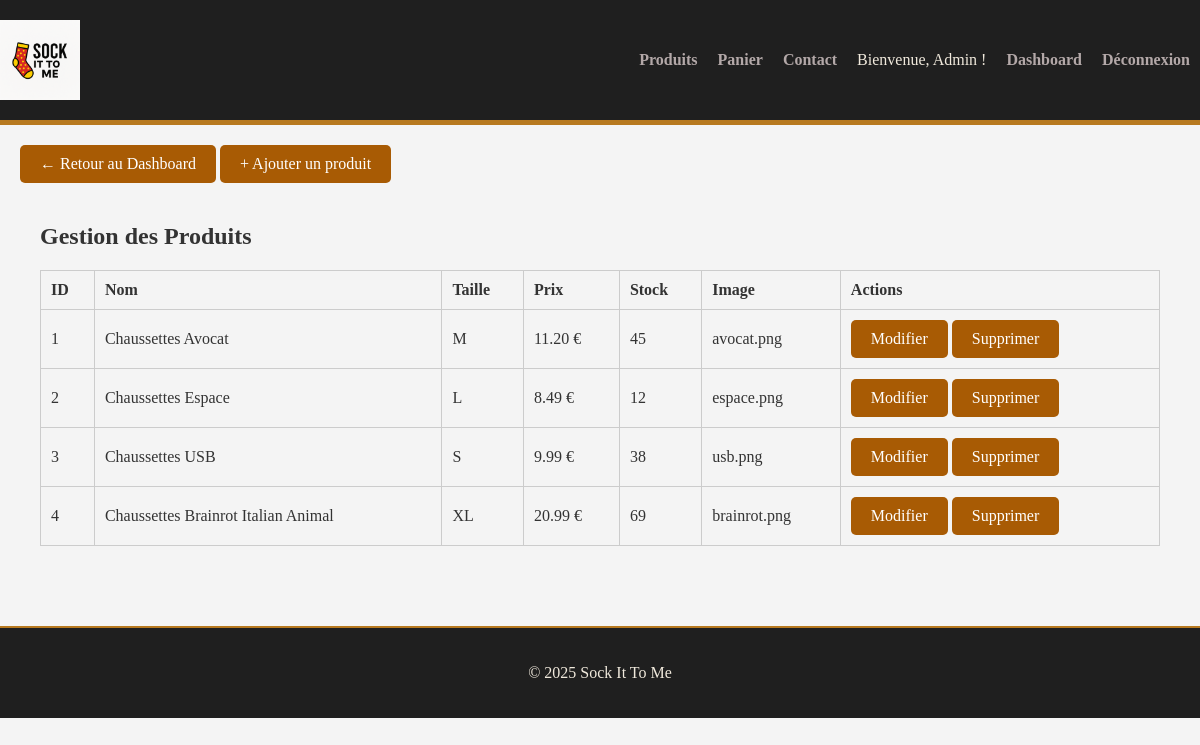
Page /admin/admin_produits.php (signed in) on the committed database.
### tables this page shows
CREATE TABLE IF NOT EXISTS `produits` (
  `id` int NOT NULL AUTO_INCREMENT,
  `nom` varchar(100) DEFAULT NULL,
  `taille` enum('S','M','L','XL') DEFAULT NULL,
  `prix` decimal(10,2) DEFAULT NULL,
  `image` varchar(255) DEFAULT NULL,
  `stock` int NOT NULL DEFAULT '0',
  PRIMARY KEY (`id`)
);

### admin/admin_produits.php (the view, shortened to what this page needs)
<?php
include '../includes/header.php';
global $pdo;
$stmt = $pdo->prepare("SELECT * FROM produits");
$stmt->execute();
$produits = $stmt->fetchAll();
?>
    <head>
        <link rel="stylesheet" href="../css/dashboard.css">
        <a href="dashboard.php" class="btn-retour">← Retour au Dashboard</a>
        <a href="admin_ajouter_produit.php" class="btn-ajouter">+ Ajouter un produit</a>
    </head>
    <main>
        <h2>Gestion des Produits</h2>
        <table>
            <tr><th>ID</th><th>Nom</th><th>Taille</th><th>Prix</th><th>Stock</th><th>Image</th><th>Actions</th></tr>
            <?php foreach ($produits as $p): ?>
                <tr>
                    <td><?= $p['id'] ?></td>
                    <td><?= htmlspecialchars($p['nom']) ?></td>
                    <td><?= $p['taille'] ?></td>
                    <td><?= $p['prix'] ?> €</td>
                    <td><?= $p['stock'] ?></td>
                    <td><?= $p['image'] ?></td>
                    <td>
                        <a href="admin_modifier_produit.php?id=<?= $p['id'] ?>" class="btn-retour">Modifier</a>
                        <a href="admin_supprimer_produit.php?id=<?= $p['id'] ?>" class="btn-retour" onclick="return confirm('Supprimer ce produit ?')">Supprimer</a>
                    </td>
                </tr>
            <?php endforeach; ?>
        </table>
    </main>
<?php
include '../includes/footer.php';
?>

### css/global.css (style rules this page uses)
body { margin: 0; padding: 0; background-color: #f3f0ea; color: #2c2c2c; font-family: 'Noto Serif JP', serif; }
a { text-decoration: none; color: inherit; }

### css/dashboard.css (style rules this page uses)
body { margin: 0; background-color: #f4f4f4; color: #333; }
main { padding: 20px; }
.btn-admin, .btn-retour, .btn-ajouter { padding: 10px 20px; background-color: #a85b04; color: white; text-decoration: none; border-radius: 5px; display: inline-block; text-align: center; }
table { width: 100%; border-collapse: collapse; margin-top: 20px; }
table th, table td { border: 1px solid #ccc; padding: 10px; text-align: left; }

### rows in the picture
produits: id "1", nom "Chaussettes Avocat", taille "M", prix "11.20", stock "45", image "avocat.png"
produits: id "2", nom "Chaussettes Espace", taille "L", prix "8.49", stock "12", image "espace.png"
produits: id "3", nom "Chaussettes USB", taille "S", prix "9.99", stock "38", image "usb.png"
produits: id "4", nom "Chaussettes Brainrot Italian Animal", taille "XL", prix "20.99", stock "69", image "brainrot.png"

### other values in the picture
$_SESSION['nom'] "Admin"
